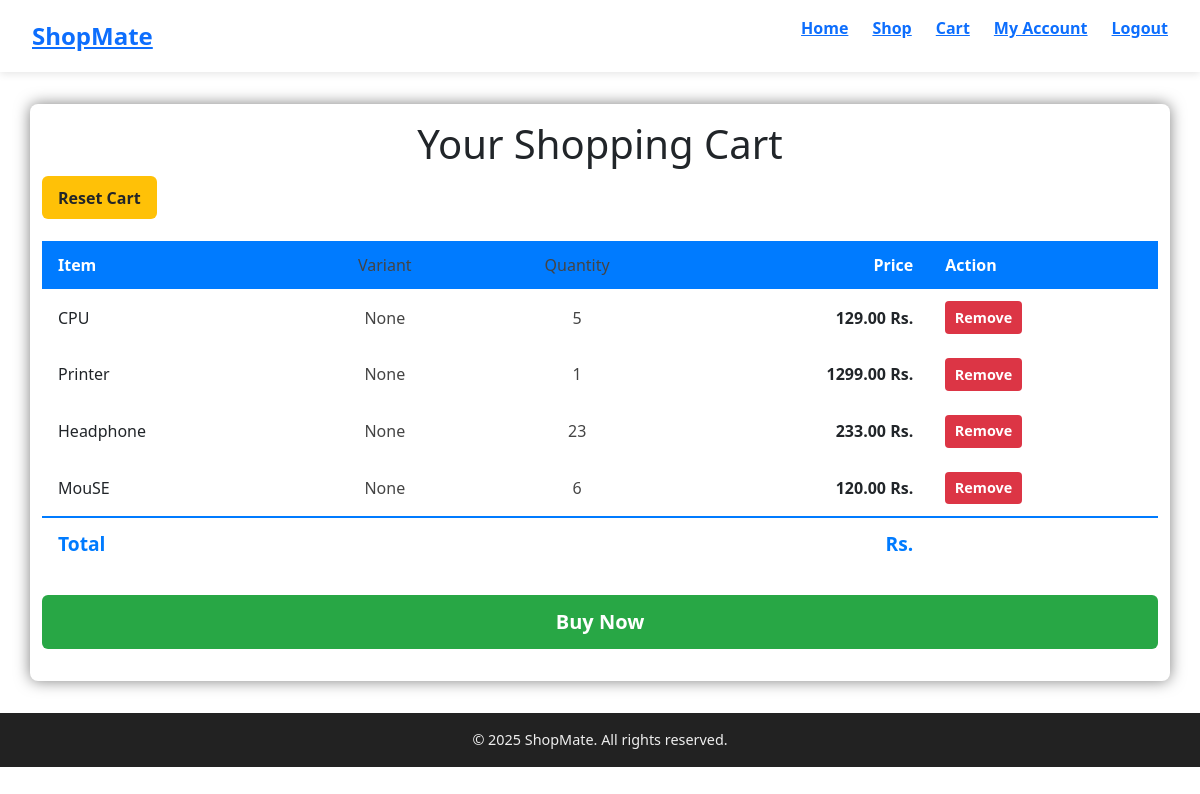
The app's page /cart (signed in) with its own data.
### ecommstore/models.py (models this page shows)
class CartItem(models.Model):
    user = models.ForeignKey(User, on_delete=models.CASCADE)
    product = models.ForeignKey(Product, on_delete=models.CASCADE)
    variant = models.ForeignKey(ProductVariant, on_delete=models.SET_NULL, null=True, blank=True)
    quantity = models.PositiveIntegerField(default=1)
    price = models.PositiveIntegerField(default=1)
    added_at = models.DateTimeField(auto_now_add=True)
    updated_at = models.DateTimeField(auto_now=True)
    class Meta:
        unique_together = ('user', 'product', 'variant')  # Prevent duplicate items in cart
    def __str__(self):
        return f"{self.quantity}x {self.product.name} for {self.user.username}"

class Product(models.Model):
    product_code = models.CharField(max_length=12,primary_key=True)
    name = models.CharField(max_length=200)
    description = models.TextField()
    image = models.ImageField(upload_to = 'static', blank=True, null=True)
    price = models.DecimalField(max_digits=12,decimal_places=2)
    stock = models.IntegerField()
    specification = models.JSONField(null=True)
    termsnconditions = models.JSONField(null=True)
    created_date = models.DateTimeField(auto_now_add=True)
    desc1 = models.TextField(null=True)
    image1 = models.ImageField(upload_to = 'static', blank=True, null=True)
    image2 = models.ImageField(upload_to = 'static', blank=True, null=True)
    image3 = models.ImageField(upload_to = 'static', blank=True, null=True)
    def __str__(self):
        return self.name

### ecommstore/views.py (the view)
# urls.py: path('cart',views.cart,name="cart"),
def cart(request):
    cart_items = {}
    i=0
    final_cart_items = CartItem.objects.filter(user=request.user)
    cartlength = len(final_cart_items)
    for i in range(0,cartlength):
        cart_items[i] = final_cart_items[i]
    print(cart_items)
    return render(request,'ecommstore/templates/cartdetail.html',{'cart_items':cart_items.items()})

### ecommstore/templates/ecommstore/templates/cartdetail.html (shortened to what this page needs)
{% extends 'base.html' %}
{% block body %}
    <div class="container">
        <h1>Your Shopping Cart</h1>
        {% if cart_items %}
        <div class="clearfix">
            <form method="POST" action="{% url 'resetCart' %}" style="display:inline-block;">
                <button type="submit" class="reset-cart-btn">Reset Cart</button>
            </form>
        </div>
        <table>
            <thead>
                <tr>
                    <th>Item</th>
                    <th class="variant">Variant</th>
                    <th class="quantity">Quantity</th>
                    <th class="price">Price</th>
                    <th>Action</th>
                </tr>
            </thead>
            <tbody>
                {% for key, value in cart_items %}
                <tr>
                    <td>{{ value.product }}</td>
                    <td class="variant">{{ value.variant }}</td>
                    <td class="quantity">{{ value.quantity }}</td>
                    <td class="price">{{ value.price|floatformat:2 }} Rs.</td>
                    <td>
                        <form method="POST" action="{% url 'delToCartAct' value.id %}">
                            <button type="submit" class="remove-btn">Remove</button>
                        </form>
                    </td>
                </tr>
                {% endfor %}
                <tr class="total-row">
                    <td colspan="3">Total</td>
                    <td class="price">Rs. {{ total_price|floatformat:2 }}</td>
                    <td></td>
                </tr>
            </tbody>
        </table>
        <form method="POST" action="">
            <button type="submit" class="buy-now-btn">Buy Now</button>
        </form>
        {% else %}
        <p class="empty-cart">Your cart is empty!<br>Please Add Item to your cart.
        </p>
        {% endif %}
    </div>
{% endblock %}

### records on screen
CartItem: product "CPU", variant "None", quantity "5", price "129.00"
CartItem: product "Printer", variant "None", quantity "1", price "1299.00"
CartItem: product "Headphone", variant "None", quantity "23", price "233.00"
CartItem: product "MouSE", variant "None", quantity "6", price "120.00"
